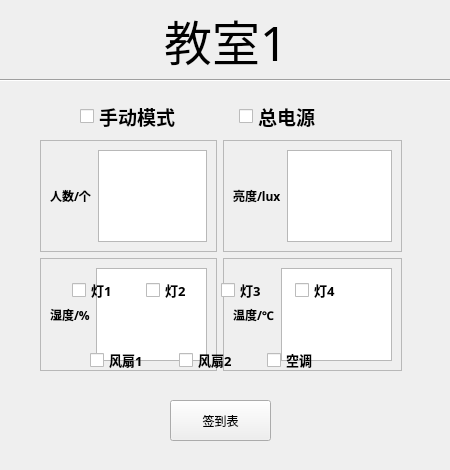
<?xml version="1.0" encoding="UTF-8"?>
<ui version="4.0">
 <class>class1</class>
 <widget class="QWidget" name="class1">
  <property name="geometry">
   <rect>
    <x>0</x>
    <y>0</y>
    <width>450</width>
    <height>470</height>
   </rect>
  </property>
  <property name="windowTitle">
   <string>Form</string>
  </property>
  <widget class="QPushButton" name="pushButton">
   <property name="geometry">
    <rect>
     <x>170</x>
     <y>400</y>
     <width>101</width>
     <height>41</height>
    </rect>
   </property>
   <property name="text">
    <string>签到表</string>
   </property>
  </widget>
  <widget class="QWidget" name="horizontalLayoutWidget">
   <property name="geometry">
    <rect>
     <x>0</x>
     <y>0</y>
     <width>451</width>
     <height>81</height>
    </rect>
   </property>
   <layout class="QHBoxLayout" name="horizontalLayout">
    <item>
     <spacer name="horizontalSpacer">
      <property name="orientation">
       <enum>Qt::Horizontal</enum>
      </property>
      <property name="sizeHint" stdset="0">
       <size>
        <width>40</width>
        <height>20</height>
       </size>
      </property>
     </spacer>
    </item>
    <item>
     <widget class="QLabel" name="label">
      <property name="font">
       <font>
        <family>新宋体</family>
        <pointsize>36</pointsize>
        <weight>50</weight>
        <bold>false</bold>
       </font>
      </property>
      <property name="text">
       <string>教室1</string>
      </property>
      <property name="textFormat">
       <enum>Qt::AutoText</enum>
      </property>
      <property name="scaledContents">
       <bool>false</bool>
      </property>
     </widget>
    </item>
    <item>
     <spacer name="horizontalSpacer_2">
      <property name="orientation">
       <enum>Qt::Horizontal</enum>
      </property>
      <property name="sizeHint" stdset="0">
       <size>
        <width>40</width>
        <height>20</height>
       </size>
      </property>
     </spacer>
    </item>
   </layout>
  </widget>
  <widget class="Line" name="line">
   <property name="geometry">
    <rect>
     <x>-30</x>
     <y>70</y>
     <width>901</width>
     <height>20</height>
    </rect>
   </property>
   <property name="orientation">
    <enum>Qt::Horizontal</enum>
   </property>
  </widget>
  <widget class="QWidget" name="gridLayoutWidget">
   <property name="geometry">
    <rect>
     <x>40</x>
     <y>140</y>
     <width>362</width>
     <height>231</height>
    </rect>
   </property>
   <layout class="QGridLayout" name="gridLayout">
    <item row="0" column="0">
     <widget class="QFrame" name="frame">
      <property name="frameShape">
       <enum>QFrame::StyledPanel</enum>
      </property>
      <property name="frameShadow">
       <enum>QFrame::Raised</enum>
      </property>
      <layout class="QHBoxLayout" name="horizontalLayout_4">
       <item>
        <widget class="QLabel" name="label_2">
         <property name="font">
          <font>
           <family>Agency FB</family>
           <weight>75</weight>
           <bold>true</bold>
          </font>
         </property>
         <property name="text">
          <string>人数/个</string>
         </property>
        </widget>
       </item>
       <item>
        <widget class="QTextBrowser" name="textBrowser1_rs"/>
       </item>
      </layout>
     </widget>
    </item>
    <item row="0" column="1">
     <widget class="QFrame" name="frame_5">
      <property name="frameShape">
       <enum>QFrame::StyledPanel</enum>
      </property>
      <property name="frameShadow">
       <enum>QFrame::Raised</enum>
      </property>
      <layout class="QHBoxLayout" name="horizontalLayout_5">
       <item>
        <widget class="QLabel" name="label_5">
         <property name="font">
          <font>
           <family>Agency FB</family>
           <weight>75</weight>
           <bold>true</bold>
          </font>
         </property>
         <property name="text">
          <string>亮度/lux</string>
         </property>
        </widget>
       </item>
       <item>
        <widget class="QTextBrowser" name="textBrowser1_ld"/>
       </item>
      </layout>
     </widget>
    </item>
    <item row="1" column="0">
     <widget class="QFrame" name="frame_3">
      <property name="frameShape">
       <enum>QFrame::StyledPanel</enum>
      </property>
      <property name="frameShadow">
       <enum>QFrame::Raised</enum>
      </property>
      <layout class="QHBoxLayout" name="horizontalLayout_3">
       <item>
        <widget class="QLabel" name="label_4">
         <property name="font">
          <font>
           <family>Agency FB</family>
           <weight>75</weight>
           <bold>true</bold>
          </font>
         </property>
         <property name="text">
          <string>湿度/%</string>
         </property>
        </widget>
       </item>
       <item>
        <spacer name="horizontalSpacer_4">
         <property name="orientation">
          <enum>Qt::Horizontal</enum>
         </property>
         <property name="sizeHint" stdset="0">
          <size>
           <width>40</width>
           <height>20</height>
          </size>
         </property>
        </spacer>
       </item>
       <item>
        <widget class="QTextBrowser" name="textBrowser1_sd"/>
       </item>
      </layout>
     </widget>
    </item>
    <item row="1" column="1">
     <widget class="QFrame" name="frame_2">
      <property name="frameShape">
       <enum>QFrame::StyledPanel</enum>
      </property>
      <property name="frameShadow">
       <enum>QFrame::Raised</enum>
      </property>
      <layout class="QHBoxLayout" name="horizontalLayout_2">
       <item>
        <widget class="QLabel" name="label_3">
         <property name="font">
          <font>
           <family>Agency FB</family>
           <weight>75</weight>
           <bold>true</bold>
          </font>
         </property>
         <property name="text">
          <string>温度/℃</string>
         </property>
        </widget>
       </item>
       <item>
        <spacer name="horizontalSpacer_3">
         <property name="orientation">
          <enum>Qt::Horizontal</enum>
         </property>
         <property name="sizeHint" stdset="0">
          <size>
           <width>40</width>
           <height>20</height>
          </size>
         </property>
        </spacer>
       </item>
       <item>
        <widget class="QTextBrowser" name="textBrowser1_wd"/>
       </item>
      </layout>
     </widget>
    </item>
   </layout>
  </widget>
  <widget class="QWidget" name="horizontalLayoutWidget_2">
   <property name="geometry">
    <rect>
     <x>80</x>
     <y>90</y>
     <width>311</width>
     <height>53</height>
    </rect>
   </property>
   <layout class="QHBoxLayout" name="horizontalLayout_7">
    <item>
     <widget class="QCheckBox" name="checkBox">
      <property name="font">
       <font>
        <family>Agency FB</family>
        <pointsize>14</pointsize>
        <weight>75</weight>
        <bold>true</bold>
       </font>
      </property>
      <property name="text">
       <string>手动模式</string>
      </property>
     </widget>
    </item>
    <item>
     <widget class="QCheckBox" name="checkBox_2">
      <property name="font">
       <font>
        <family>Agency FB</family>
        <pointsize>14</pointsize>
        <weight>75</weight>
        <bold>true</bold>
       </font>
      </property>
      <property name="text">
       <string>总电源</string>
      </property>
     </widget>
    </item>
   </layout>
  </widget>
  <widget class="QWidget" name="horizontalLayoutWidget_3">
   <property name="geometry">
    <rect>
     <x>72</x>
     <y>260</y>
     <width>291</width>
     <height>61</height>
    </rect>
   </property>
   <layout class="QHBoxLayout" name="horizontalLayout_8">
    <item>
     <widget class="QCheckBox" name="d1">
      <property name="font">
       <font>
        <family>Agency FB</family>
        <pointsize>10</pointsize>
        <weight>75</weight>
        <bold>true</bold>
       </font>
      </property>
      <property name="text">
       <string>灯1</string>
      </property>
     </widget>
    </item>
    <item>
     <widget class="QCheckBox" name="d2">
      <property name="font">
       <font>
        <family>Agency FB</family>
        <pointsize>10</pointsize>
        <weight>75</weight>
        <bold>true</bold>
       </font>
      </property>
      <property name="text">
       <string>灯2</string>
      </property>
     </widget>
    </item>
    <item>
     <widget class="QCheckBox" name="d3">
      <property name="font">
       <font>
        <family>Agency FB</family>
        <pointsize>10</pointsize>
        <weight>75</weight>
        <bold>true</bold>
       </font>
      </property>
      <property name="text">
       <string>灯3</string>
      </property>
     </widget>
    </item>
    <item>
     <widget class="QCheckBox" name="d4">
      <property name="font">
       <font>
        <family>Agency FB</family>
        <pointsize>10</pointsize>
        <weight>75</weight>
        <bold>true</bold>
       </font>
      </property>
      <property name="text">
       <string>灯4</string>
      </property>
     </widget>
    </item>
   </layout>
  </widget>
  <widget class="QWidget" name="horizontalLayoutWidget_4">
   <property name="geometry">
    <rect>
     <x>90</x>
     <y>330</y>
     <width>260</width>
     <height>61</height>
    </rect>
   </property>
   <layout class="QHBoxLayout" name="horizontalLayout_9">
    <item>
     <widget class="QCheckBox" name="fs1">
      <property name="font">
       <font>
        <family>Agency FB</family>
        <pointsize>10</pointsize>
        <weight>75</weight>
        <bold>true</bold>
       </font>
      </property>
      <property name="text">
       <string>风扇1</string>
      </property>
     </widget>
    </item>
    <item>
     <widget class="QCheckBox" name="fs2">
      <property name="font">
       <font>
        <family>Agency FB</family>
        <pointsize>10</pointsize>
        <weight>75</weight>
        <bold>true</bold>
       </font>
      </property>
      <property name="text">
       <string>风扇2</string>
      </property>
     </widget>
    </item>
    <item>
     <widget class="QCheckBox" name="kt">
      <property name="font">
       <font>
        <family>Agency FB</family>
        <pointsize>10</pointsize>
        <weight>75</weight>
        <bold>true</bold>
       </font>
      </property>
      <property name="text">
       <string>空调</string>
      </property>
     </widget>
    </item>
   </layout>
  </widget>
 </widget>
 <resources/>
 <connections/>
</ui>
